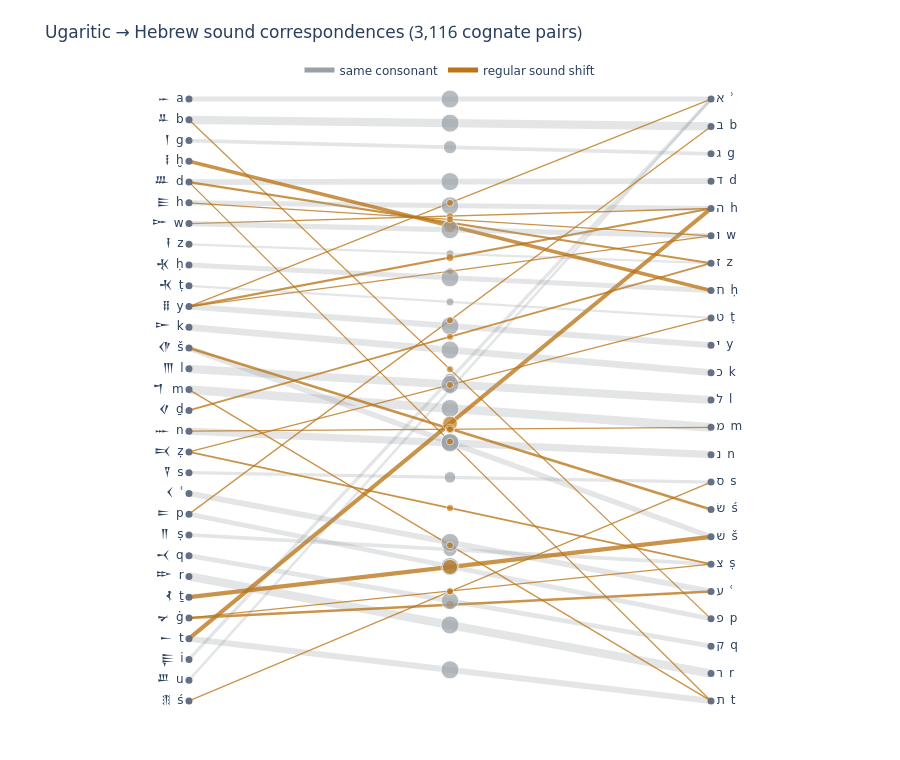

The code cell stored with this chart in its notebook:
### Markdown cell above
## From related languages to regular sound correspondences

Calling Ugaritic a relative of Hebrew, Phoenician, Aramaic, Arabic and Akkadian
is a historical claim, not merely a family-tree label. Related words show
**regular correspondences**: the same Ugaritic consonant repeatedly aligns with
the same consonant in another language. The diagram below aggregates those
alignments across cognate pairs. Grey edges preserve the consonant; ochre edges
mark a recurrent shift. Thickness represents the number of aligned columns.
Hover over a midpoint dot for the correspondence and its count.

> **Read sounds, not shapes.** The lines do not compare the appearance of
> cuneiform and alphabetic signs. They compare scholarly consonantal
> transcriptions of proposed cognate words. For example, repeated Ugaritic
> *ṯ* → Hebrew *š*, *ḏ* → *z*, *ḫ* → *ḥ*, and *ġ* → *ʿ* are evidence for
> historical sound correspondences; a look-alike pair of words by itself is not.

The default hides insertions and deletions to keep the first reading legible.
Change `LANG` to `Ph`, `Pun`, `Aram`, `OAram`, `Syr`, `Arab`, `OSA`, `Eth`, or
`Akk`; set `SHOW_GAPS = True` to inspect alignment gaps.

**Method and limits.** DULAT's exploratory pipeline removes vowels, aligns each
language's cognate forms with Needleman–Wunsch, and iteratively refines the
alignment scores. Edge weights are aligned-column counts, **not probabilities**
or proof of a particular historical direction. Lexicon coverage, inflection,
loanwords, doubtful cognates and alignment choices all shape the picture.

### Code cell
# === Ugaritic against another Semitic language ===
# Hb=Hebrew | Ph=Phoenician | Pun=Punic | Aram=Aramaic | OAram=Old Aramaic
# Syr=Syriac | Arab=Arabic | OSA=Old South Arabian | Eth=Geʿez | Akk=Akkadian
LANG = "Hb"
SHOW_GAPS = False      # True adds insertions and deletions
wh.sound_correspondence_figure(LANG, show_gaps=SHOW_GAPS).show()

### Figure 1 — Plotly figure (JSON) as saved in the notebook; plotly's stock layout.template omitted (floating-point values rounded to 4 significant figures)
{"data": [{"hoverinfo": "skip", "line": {"color": "#9aa0a6", "shape": "spline", "width": 5.017}, "mode": "lines", "opacity": 0.28, "showlegend": false, "type": "scatter", "x": [0, 1], "y": [1, 1]}, {"hoverinfo": "skip", "line": {"color": "#9aa0a6", "shape": "spline", "width": 8.192}, "mode": "lines", "opacity": 0.28, "showlegend": false, "type": "scatter", "x": [0, 1], "y": [0.9655, 0.9545]}, {"hoverinfo": "skip", "line": {"color": "#9aa0a6", "shape": "spline", "width": 3.429}, "mode": "lines", "opacity": 0.28, "showlegend": false, "type": "scatter", "x": [0, 1], "y": [0.06897, 1]}, {"hoverinfo": "skip", "line": {"color": "#9aa0a6", "shape": "spline", "width": 5.642}, "mode": "lines", "opacity": 0.28, "showlegend": false, "type": "scatter", "x": [0, 1], "y": [0.8621, 0.8636]}, {"hoverinfo": "skip", "line": {"color": "#BA7517", "shape": "spline", "width": 1.3}, "mode": "lines", "opacity": 0.78, "showlegend": false, "type": "scatter", "x": [0, 1], "y": [0.6552, 0.7727]}, {"hoverinfo": "skip", "line": {"color": "#9aa0a6", "shape": "spline", "width": 7.253}, "mode": "lines", "opacity": 0.28, "showlegend": false, "type": "scatter", "x": [0, 1], "y": [0.4483, 0.4091]}, {"hoverinfo": "skip", "line": {"color": "#9aa0a6", "shape": "spline", "width": 8.334}, "mode": "lines", "opacity": 0.28, "showlegend": false, "type": "scatter", "x": [0, 1], "y": [0.2069, 0.04545]}, {"hoverinfo": "skip", "line": {"color": "#9aa0a6", "shape": "spline", "width": 3.229}, "mode": "lines", "opacity": 0.28, "showlegend": false, "type": "scatter", "x": [0, 1], "y": [0.3793, 0.3636]}, {"hoverinfo": "skip", "line": {"color": "#9aa0a6", "shape": "spline", "width": 3.92}, "mode": "lines", "opacity": 0.28, "showlegend": false, "type": "scatter", "x": [0, 1], "y": [0.2759, 0.2273]}, {"hoverinfo": "skip", "line": {"color": "#9aa0a6", "shape": "spline", "width": 5.907}, "mode": "lines", "opacity": 0.28, "showlegend": false, "type": "scatter", "x": [0, 1], "y": [0.6552, 0.5909]}, {"hoverinfo": "skip", "line": {"color": "#BA7517", "shape": "spline", "width": 2.205}, "mode": "lines", "opacity": 0.78, "showlegend": false, "type": "scatter", "x": [0, 1], "y": [0.8621, 0.7273]}, {"hoverinfo": "skip", "line": {"color": "#9aa0a6", "shape": "spline", "width": 8.788}, "mode": "lines", "opacity": 0.28, "showlegend": false, "type": "scatter", "x": [0, 1], "y": [0.5172, 0.4545]}, {"hoverinfo": "skip", "line": {"color": "#9aa0a6", "shape": "spline", "width": 2.457}, "mode": "lines", "opacity": 0.28, "showlegend": false, "type": "scatter", "x": [0, 1], "y": [0.03448, 1]}, {"hoverinfo": "skip", "line": {"color": "#9aa0a6", "shape": "spline", "width": 3.693}, "mode": "lines", "opacity": 0.28, "showlegend": false, "type": "scatter", "x": [0, 1], "y": [0.931, 0.9091]}, {"hoverinfo": "skip", "line": {"color": "#9aa0a6", "shape": "spline", "width": 2.222}, "mode": "lines", "opacity": 0.28, "showlegend": false, "type": "scatter", "x": [0, 1], "y": [0.7586, 0.7273]}, {"hoverinfo": "skip", "line": {"color": "#BA7517", "shape": "spline", "width": 2.24}, "mode": "lines", "opacity": 0.78, "showlegend": false, "type": "scatter", "x": [0, 1], "y": [0.6552, 0.8182]}, {"hoverinfo": "skip", "line": {"color": "#BA7517", "shape": "spline", "width": 2.473}, "mode": "lines", "opacity": 0.78, "showlegend": false, "type": "scatter", "x": [0, 1], "y": [0.1379, 0.1818]}, {"hoverinfo": "skip", "line": {"color": "#9aa0a6", "shape": "spline", "width": 4.946}, "mode": "lines", "opacity": 0.28, "showlegend": false, "type": "scatter", "x": [0, 1], "y": [0.8276, 0.8182]}, {"hoverinfo": "skip", "line": {"color": "#BA7517", "shape": "spline", "width": 4.125}, "mode": "lines", "opacity": 0.78, "showlegend": false, "type": "scatter", "x": [0, 1], "y": [0.1034, 0.8182]}, {"hoverinfo": "skip", "line": {"color": "#9aa0a6", "shape": "spline", "width": 8.067}, "mode": "lines", "opacity": 0.28, "showlegend": false, "type": "scatter", "x": [0, 1], "y": [0.5517, 0.5]}, {"hoverinfo": "skip", "line": {"color": "#9aa0a6", "shape": "spline", "width": 5.048}, "mode": "lines", "opacity": 0.28, "showlegend": false, "type": "scatter", "x": [0, 1], "y": [0.7241, 0.6818]}, {"hoverinfo": "skip", "line": {"color": "#BA7517", "shape": "spline", "width": 3.629}, "mode": "lines", "opacity": 0.78, "showlegend": false, "type": "scatter", "x": [0, 1], "y": [0.8966, 0.6818]}, {"hoverinfo": "skip", "line": {"color": "#9aa0a6", "shape": "spline", "width": 6.064}, "mode": "lines", "opacity": 0.28, "showlegend": false, "type": "scatter", "x": [0, 1], "y": [0.1034, 0]}, {"hoverinfo": "skip", "line": {"color": "#9aa0a6", "shape": "spline", "width": 6.638}, "mode": "lines", "opacity": 0.28, "showlegend": false, "type": "scatter", "x": [0, 1], "y": [0.6207, 0.5455]}, {"hoverinfo": "skip", "line": {"color": "#9aa0a6", "shape": "spline", "width": 5.024}, "mode": "lines", "opacity": 0.28, "showlegend": false, "type": "scatter", "x": [0, 1], "y": [0.3103, 0.1364]}, {"hoverinfo": "skip", "line": {"color": "#9aa0a6", "shape": "spline", "width": 5.357}, "mode": "lines", "opacity": 0.28, "showlegend": false, "type": "scatter", "x": [0, 1], "y": [0.5862, 0.2727]}, {"hoverinfo": "skip", "line": {"color": "#BA7517", "shape": "spline", "width": 4.237}, "mode": "lines", "opacity": 0.78, "showlegend": false, "type": "scatter", "x": [0, 1], "y": [0.1724, 0.2727]}, {"hoverinfo": "skip", "line": {"color": "#9aa0a6", "shape": "spline", "width": 5.84}, "mode": "lines", "opacity": 0.28, "showlegend": false, "type": "scatter", "x": [0, 1], "y": [0.3448, 0.1818]}, {"hoverinfo": "skip", "line": {"color": "#9aa0a6", "shape": "spline", "width": 4.85}, "mode": "lines", "opacity": 0.28, "showlegend": false, "type": "scatter", "x": [0, 1], "y": [0.2414, 0.09091]}, {"hoverinfo": "skip", "line": {"color": "#BA7517", "shape": "spline", "width": 1.3}, "mode": "lines", "opacity": 0.78, "showlegend": false, "type": "scatter", "x": [0, 1], "y": [0.3103, 0.9545]}, {"hoverinfo": "skip", "line": {"color": "#BA7517", "shape": "spline", "width": 1.3}, "mode": "lines", "opacity": 0.78, "showlegend": false, "type": "scatter", "x": [0, 1], "y": [0.7931, 0.8182]}, {"hoverinfo": "skip", "line": {"color": "#9aa0a6", "shape": "spline", "width": 2.222}, "mode": "lines", "opacity": 0.28, "showlegend": false, "type": "scatter", "x": [0, 1], "y": [0.6897, 0.6364]}, {"hoverinfo": "skip", "line": {"color": "#BA7517", "shape": "spline", "width": 1.836}, "mode": "lines", "opacity": 0.78, "showlegend": false, "type": "scatter", "x": [0, 1], "y": [0.4828, 0.7273]}, {"hoverinfo": "skip", "line": {"color": "#BA7517", "shape": "spline", "width": 2.612}, "mode": "lines", "opacity": 0.78, "showlegend": false, "type": "scatter", "x": [0, 1], "y": [0.5862, 0.3182]}, {"hoverinfo": "skip", "line": {"color": "#BA7517", "shape": "spline", "width": 2.0}, "mode": "lines", "opacity": 0.78, "showlegend": false, "type": "scatter", "x": [0, 1], "y": [0.4138, 0.2273]}, {"hoverinfo": "skip", "line": {"color": "#9aa0a6", "shape": "spline", "width": 5.178}, "mode": "lines", "opacity": 0.28, "showlegend": false, "type": "scatter", "x": [0, 1], "y": [0.7931, 0.7727]}, {"hoverinfo": "skip", "line": {"color": "#BA7517", "shape": "spline", "width": 1.3}, "mode": "lines", "opacity": 0.78, "showlegend": false, "type": "scatter", "x": [0, 1], "y": [0.9655, 0.1364]}, {"hoverinfo": "skip", "line": {"color": "#BA7517", "shape": "spline", "width": 1.3}, "mode": "lines", "opacity": 0.78, "showlegend": false, "type": "scatter", "x": [0, 1], "y": [0.5172, 0]}, {"hoverinfo": "skip", "line": {"color": "#BA7517", "shape": "spline", "width": 1.3}, "mode": "lines", "opacity": 0.78, "showlegend": false, "type": "scatter", "x": [0, 1], "y": [0.1379, 0.2273]}, {"hoverinfo": "skip", "line": {"color": "#BA7517", "shape": "spline", "width": 1.3}, "mode": "lines", "opacity": 0.78, "showlegend": false, "type": "scatter", "x": [0, 1], "y": [0.4138, 0.6364]}, {"hoverinfo": "skip", "line": {"color": "#BA7517", "shape": "spline", "width": 1.3}, "mode": "lines", "opacity": 0.78, "showlegend": false, "type": "scatter", "x": [0, 1], "y": [0.8621, 0]}, {"hoverinfo": "skip", "line": {"color": "#BA7517", "shape": "spline", "width": 1.3}, "mode": "lines", "opacity": 0.78, "showlegend": false, "type": "scatter", "x": [0, 1], "y": [0.4483, 0.4545]}, {"hoverinfo": "skip", "line": {"color": "#BA7517", "shape": "spline", "width": 1.3}, "mode": "lines", "opacity": 0.78, "showlegend": false, "type": "scatter", "x": [0, 1], "y": [0.6552, 1]}, {"hoverinfo": "skip", "line": {"color": "#BA7517", "shape": "spline", "width": 1.3}, "mode": "lines", "opacity": 0.78, "showlegend": false, "type": "scatter", "x": [0, 1], "y": [0.8276, 0.7727]}, {"hoverinfo": "skip", "line": {"color": "#BA7517", "shape": "spline", "width": 1.3}, "mode": "lines", "opacity": 0.78, "showlegend": false, "type": "scatter", "x": [0, 1], "y": [0, 0.3636]}, {"hovertemplate": "%{text}<extra></extra>", "marker": {"color": ["#9aa0a6", "#9aa0a6", "#9aa0a6", "#9aa0a6", "#BA7517", "#9aa0a6", "#9aa0a6", "#9aa0a6", "#9aa0a6", "#9aa0a6", "#BA7517", "#9aa0a6", "#9aa0a6", "#9aa0a6", "#9aa0a6", "#BA7517", "#BA7517", "#9aa0a6", "#BA7517", "#9aa0a6", "#9aa0a6", "#BA7517", "#9aa0a6", "#9aa0a6", "#9aa0a6", "#9aa0a6", "#BA7517", "#9aa0a6", "#9aa0a6", "#BA7517", "#BA7517", "#9aa0a6", "#BA7517", "#BA7517", "#BA7517", "#9aa0a6", "#BA7517", "#BA7517", "#BA7517", "#BA7517", "#BA7517", "#BA7517", "#BA7517", "#BA7517", "#BA7517"], "line": {"color": "white", "width": 0.8}, "size": [17.92, 18, 12.25, 18, 7, 18, 18, 11.53, 14, 18, 7.874, 18, 8.775, 13.19, 7.937, 8, 8.832, 17.66, 14.73, 18, 18, 12.96, 18, 18, 17.94, 18, 15.13, 18, 17.32, 7, 7, 7.937, 7, 9.327, 7.141, 18, 7, 7, 7, 7, 7, 7, 7, 7, 7]}, "mode": "markers", "showlegend": false, "text": ["𐎀 a → א ʾ<br>321 aligned columns<br>same consonant", "𐎁 b → ב b<br>856 aligned columns<br>same consonant", "𐎛 i → א ʾ<br>150 aligned columns<br>same consonant", "𐎄 d → ד d<br>406 aligned columns<br>same consonant", "𐎊 y → ו w<br>8 aligned columns<br>regular sound shift", "𐎐 n → נ n<br>671 aligned columns<br>same consonant", "𐎗 r → ר r<br>886 aligned columns<br>same consonant", "𐎒 s → ס s<br>133 aligned columns<br>same consonant", "𐎕 ṣ → צ ṣ<br>196 aligned columns<br>same consonant", "𐎊 y → י y<br>445 aligned columns<br>same consonant", "𐎄 d → ז z<br>62 aligned columns<br>regular sound shift", "𐎎 m → מ m<br>985 aligned columns<br>same consonant", "𐎜 u → א ʾ<br>77 aligned columns<br>same consonant", "𐎂 g → ג g<br>174 aligned columns<br>same consonant", "𐎇 z → ז z<br>63 aligned columns<br>same consonant", "𐎊 y → ה h<br>64 aligned columns<br>regular sound shift", "𐎙 ġ → ע ʿ<br>78 aligned columns<br>regular sound shift", "𐎅 h → ה h<br>312 aligned columns<br>same consonant", "𐎚 t → ה h<br>217 aligned columns<br>regular sound shift", "𐎍 l → ל l<br>830 aligned columns<br>same consonant", "𐎈 ḥ → ח ḥ<br>325 aligned columns<br>same consonant", "𐎃 ḫ → ח ḥ<br>168 aligned columns<br>regular sound shift", "𐎚 t → ת t<br>469 aligned columns<br>same consonant", "𐎋 k → כ k<br>562 aligned columns<br>same consonant", "𐎔 p → פ p<br>322 aligned columns<br>same consonant", "𐎌 š → שׁ š<br>366 aligned columns<br>same consonant", "𐎘 ṯ → שׁ š<br>229 aligned columns<br>regular sound shift", "𐎓 ʿ → ע ʿ<br>435 aligned columns<br>same consonant", "𐎖 q → ק q<br>300 aligned columns<br>same consonant", "𐎔 p → ב b<br>9 aligned columns<br>regular sound shift", "𐎆 w → ה h<br>5 aligned columns<br>regular sound shift", "𐎉 ṭ → ט ṭ<br>63 aligned columns<br>same consonant", "𐎏 ḏ → ז z<br>43 aligned columns<br>regular sound shift", "𐎌 š → שׂ ś<br>87 aligned columns<br>regular sound shift", "𐎑 ẓ → צ ṣ<br>51 aligned columns<br>regular sound shift", "𐎆 w → ו w<br>342 aligned columns<br>same consonant", "𐎁 b → פ p<br>8 aligned columns<br>regular sound shift", "𐎎 m → ת t<br>11 aligned columns<br>regular sound shift", "𐎙 ġ → צ ṣ<br>15 aligned columns<br>regular sound shift", "𐎑 ẓ → ט ṭ<br>6 aligned columns<br>regular sound shift", "𐎄 d → ת t<br>6 aligned columns<br>regular sound shift", "𐎐 n → מ m<br>14 aligned columns<br>regular sound shift", "𐎊 y → א ʾ<br>5 aligned columns<br>regular sound shift", "𐎅 h → ו w<br>10 aligned columns<br>regular sound shift", "𐎝 ś → ס s<br>18 aligned columns<br>regular sound shift"], "type": "scatter", "x": [0.5, 0.5, 0.5, 0.5, 0.5, 0.5, 0.5, 0.5, 0.5, 0.5, 0.5, 0.5, 0.5, 0.5, 0.5, 0.5, 0.5, 0.5, 0.5, 0.5, 0.5, 0.5, 0.5, 0.5, 0.5, 0.5, 0.5, 0.5, 0.5, 0.5, 0.5, 0.5, 0.5, 0.5, 0.5, 0.5, 0.5, 0.5, 0.5, 0.5, 0.5, 0.5, 0.5, 0.5, 0.5], "y": [1, 0.96, 0.5345, 0.8629, 0.7139, 0.4287, 0.1262, 0.3715, 0.2516, 0.623, 0.7947, 0.4859, 0.5172, 0.9201, 0.7429, 0.7367, 0.1599, 0.8229, 0.4608, 0.5259, 0.703, 0.7892, 0.05172, 0.5831, 0.2234, 0.4295, 0.2226, 0.2633, 0.1661, 0.6324, 0.8056, 0.663, 0.605, 0.4522, 0.3205, 0.7829, 0.5509, 0.2586, 0.1826, 0.5251, 0.431, 0.4514, 0.8276, 0.8002, 0.1818]}, {"hoverinfo": "skip", "marker": {"color": "#667085", "size": 7}, "mode": "markers+text", "showlegend": false, "text": ["𐎀  a", "𐎁  b", "𐎂  g", "𐎃  ḫ", "𐎄  d", "𐎅  h", "𐎆  w", "𐎇  z", "𐎈  ḥ", "𐎉  ṭ", "𐎊  y", "𐎋  k", "𐎌  š", "𐎍  l", "𐎎  m", "𐎏  ḏ", "𐎐  n", "𐎑  ẓ", "𐎒  s", "𐎓  ʿ", "𐎔  p", "𐎕  ṣ", "𐎖  q", "𐎗  r", "𐎘  ṯ", "𐎙  ġ", "𐎚  t", "𐎛  i", "𐎜  u", "𐎝  ś"], "textposition": "middle left", "type": "scatter", "x": [0, 0, 0, 0, 0, 0, 0, 0, 0, 0, 0, 0, 0, 0, 0, 0, 0, 0, 0, 0, 0, 0, 0, 0, 0, 0, 0, 0, 0, 0], "y": [1, 0.9655, 0.931, 0.8966, 0.8621, 0.8276, 0.7931, 0.7586, 0.7241, 0.6897, 0.6552, 0.6207, 0.5862, 0.5517, 0.5172, 0.4828, 0.4483, 0.4138, 0.3793, 0.3448, 0.3103, 0.2759, 0.2414, 0.2069, 0.1724, 0.1379, 0.1034, 0.06897, 0.03448, 0]}, {"hoverinfo": "skip", "marker": {"color": "#667085", "size": 7}, "mode": "markers+text", "showlegend": false, "text": ["א  ʾ", "ב  b", "ג  g", "ד  d", "ה  h", "ו  w", "ז  z", "ח  ḥ", "ט  ṭ", "י  y", "כ  k", "ל  l", "מ  m", "נ  n", "ס  s", "שׂ  ś", "שׁ  š", "צ  ṣ", "ע  ʿ", "פ  p", "ק  q", "ר  r", "ת  t"], "textposition": "middle right", "type": "scatter", "x": [1, 1, 1, 1, 1, 1, 1, 1, 1, 1, 1, 1, 1, 1, 1, 1, 1, 1, 1, 1, 1, 1, 1], "y": [1, 0.9545, 0.9091, 0.8636, 0.8182, 0.7727, 0.7273, 0.6818, 0.6364, 0.5909, 0.5455, 0.5, 0.4545, 0.4091, 0.3636, 0.3182, 0.2727, 0.2273, 0.1818, 0.1364, 0.09091, 0.04545, 0]}, {"line": {"color": "#9aa0a6", "width": 5}, "mode": "lines", "name": "same consonant", "type": "scatter", "x": [null], "y": [null]}, {"line": {"color": "#BA7517", "width": 5}, "mode": "lines", "name": "regular sound shift", "type": "scatter", "x": [null], "y": [null]}], "layout": {"annotations": [{"showarrow": false, "text": "<b>Ugaritic</b>", "x": 0, "y": 1.045}, {"showarrow": false, "text": "<b>Hebrew</b>", "x": 1, "y": 1.045}], "font": {"family": "Noto Sans Ugaritic, Noto Sans Hebrew, Noto Sans Syriac, Noto Sans Arabic, Noto Sans Old South Arabian, DejaVu Sans, sans-serif"}, "height": 760, "legend": {"orientation": "h", "x": 0.5, "xanchor": "center", "y": 1.03}, "margin": {"b": 35, "l": 95, "r": 95, "t": 75}, "paper_bgcolor": "white", "plot_bgcolor": "white", "title": {"text": "Ugaritic → Hebrew sound correspondences (3,116 cognate pairs)"}, "xaxis": {"fixedrange": true, "range": [-0.18, 1.18], "visible": false}, "yaxis": {"fixedrange": true, "range": [-0.04, 1.04], "visible": false}}}
